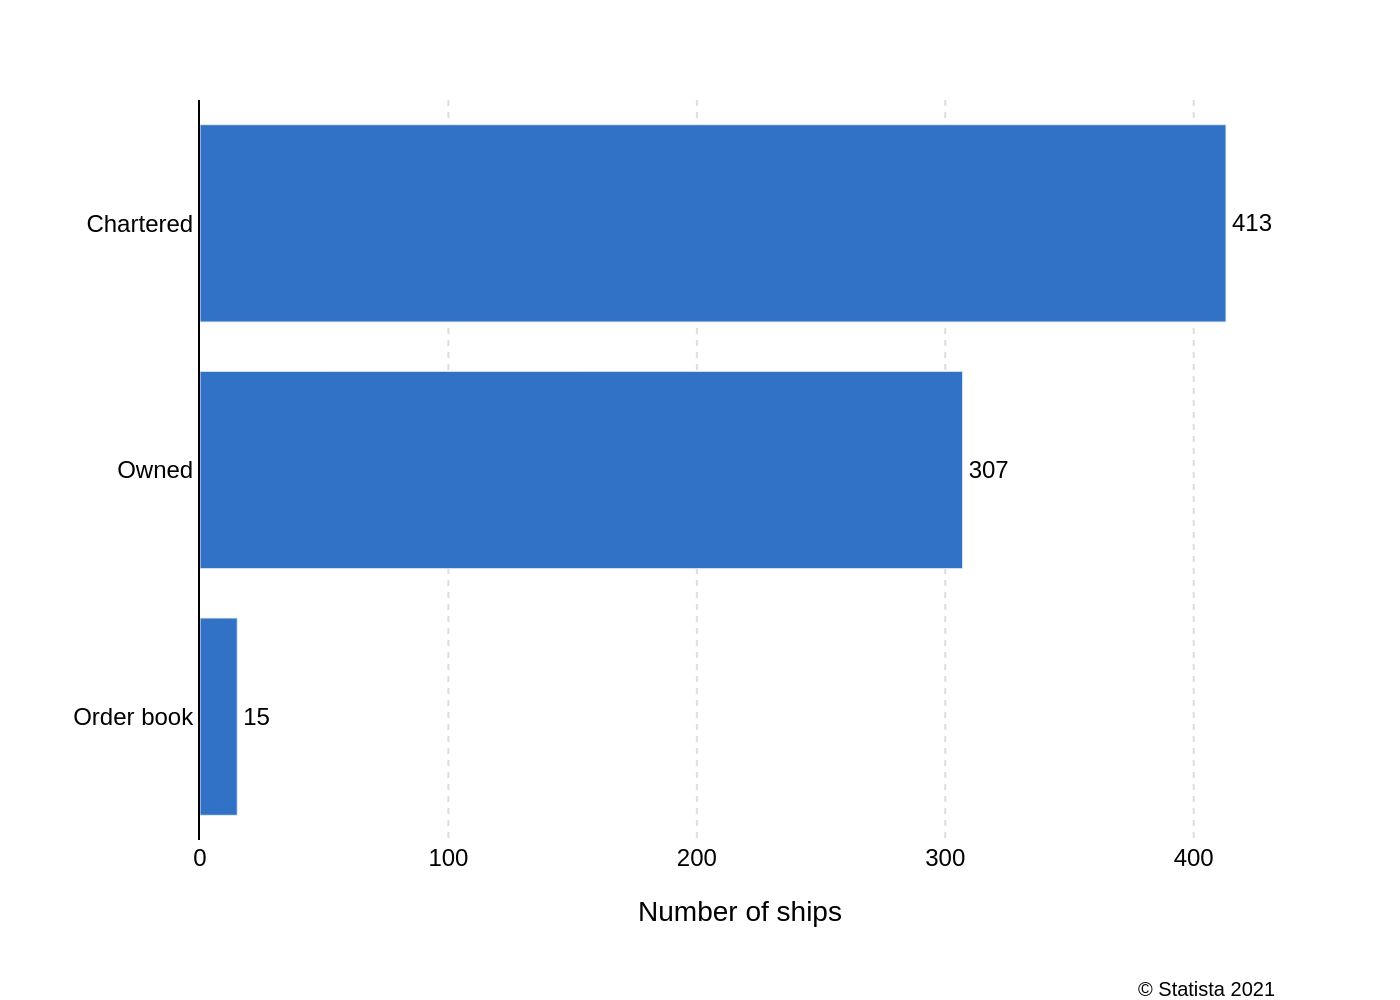

The script that drew this image:
import sys
import json
import os
import plotly.graph_objects as go

if len(sys.argv) != 2:
    print(f"Usage: python {os.path.basename(__file__)} <json_file_path>")
    sys.exit(1)

json_path = sys.argv[1]

try:
    with open(json_path, 'r', encoding='utf-8') as f:
        chart_info = json.load(f)
except FileNotFoundError:
    print(f"Error: JSON file not found at {json_path}")
    sys.exit(1)
except json.JSONDecodeError:
    print(f"Error: Could not decode JSON from {json_path}")
    sys.exit(1)

chart_data = chart_info.get('chart_data', [])
texts = chart_info.get('texts', {})
colors = chart_info.get('colors', [])

y_values = [d['category'] for d in chart_data]
x_values = [d['value'] for d in chart_data]

fig = go.Figure()

fig.add_trace(go.Bar(
    y=y_values,
    x=x_values,
    orientation='h',
    marker=dict(color=colors[0]),
    text=x_values,
    textposition='outside',
    texttemplate='%{text}',
    cliponaxis=False 
))

title_text = texts.get('title') or ''
if texts.get('subtitle'):
    title_text += f"<br><sub>{texts['subtitle']}</sub>"

source_text = texts.get('source') or ''
if texts.get('note'):
    source_text += f"<br>{texts['note']}"

fig.update_layout(
    title_text=title_text,
    title_x=0.05,
    xaxis_title=texts.get('x_axis_title'),
    yaxis_title=texts.get('y_axis_title'),
    font=dict(family="Arial", size=12, color="black"),
    showlegend=False,
    plot_bgcolor='white',
    paper_bgcolor='white',
    margin=dict(l=100, r=60, t=50, b=80),
    xaxis=dict(
        showgrid=True,
        gridcolor='#dddddd',
        gridwidth=1,
        zeroline=False,
        showline=False,
        griddash='dot'
    ),
    yaxis=dict(
        showgrid=False,
        showline=True,
        linecolor='black',
        linewidth=1
    ),
    annotations=[
        dict(
            text=source_text,
            showarrow=False,
            xref="paper",
            yref="paper",
            x=1,
            y=-0.18,
            xanchor='right',
            yanchor='top',
            align='right',
            font=dict(family="Arial", size=10)
        )
    ]
)

base_name = os.path.splitext(os.path.basename(json_path))[0]
output_filename = f"{base_name}.png"

fig.write_image(output_filename, scale=2)
print(f"Chart saved to {output_filename}")
